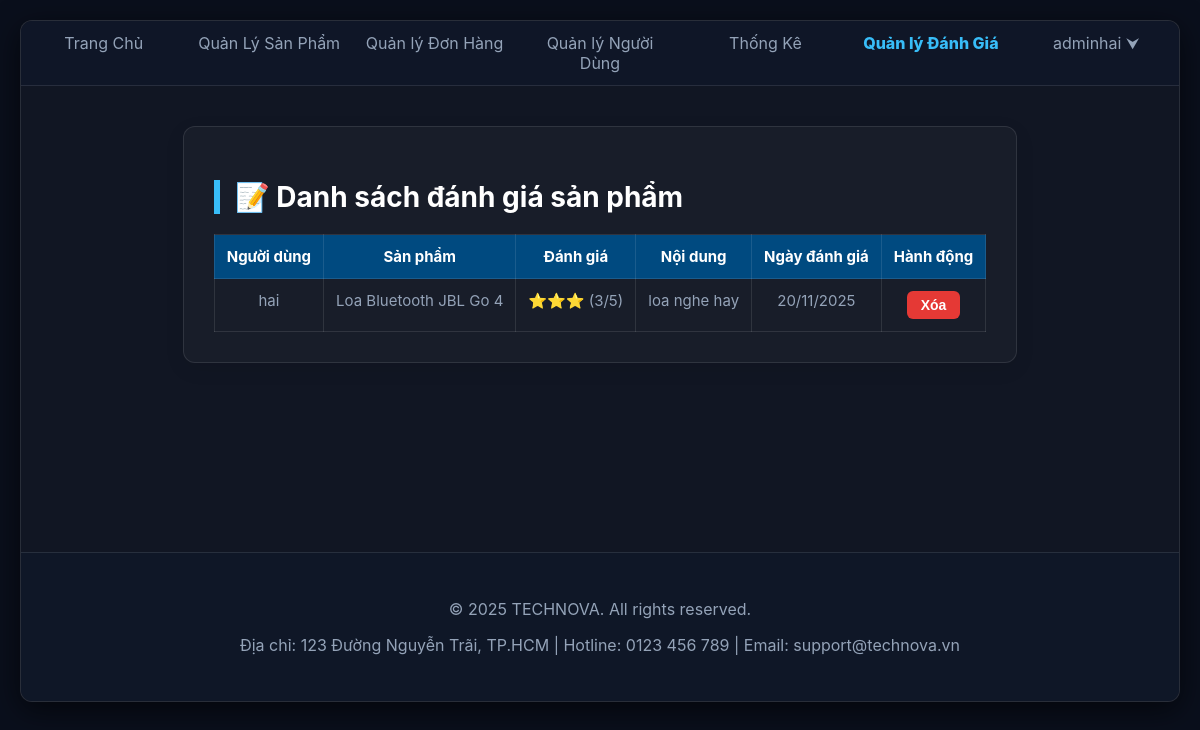
Screenshot of /WebBanHang/admin/quanlydanhgia.php (signed in) with the database file from the repository.
### tables this page shows
CREATE TABLE `danh_gia_san_pham` (
  `id_danh_gia` int(11) NOT NULL,
  `id_san_pham` int(11) NOT NULL,
  `ten_nguoi_dung` varchar(100) NOT NULL,
  `diem_danh_gia` int(11) NOT NULL CHECK (`diem_danh_gia` >= 1 and `diem_danh_gia` <= 5),
  `noi_dung_binh_luan` text DEFAULT NULL,
  `ngay_danh_gia` timestamp NOT NULL DEFAULT current_timestamp()
);

CREATE TABLE `san_pham` (
  `id_san_pham` int(11) NOT NULL,
  `ten_san_pham` varchar(255) NOT NULL,
  `loai_san_pham` varchar(100) DEFAULT NULL,
  `mo_ta` text DEFAULT NULL,
  `thong_so_ky_thuat` text DEFAULT NULL,
  `video_gioi_thieu` varchar(255) DEFAULT NULL,
  `chuong_trinh_khuyen_mai` text DEFAULT NULL,
  `bao_hanh` varchar(100) DEFAULT NULL,
  `diem_danh_gia_trung_binh` decimal(2,1) DEFAULT 0.0,
  `tong_so_luot_danh_gia` int(11) DEFAULT 0
);

### WebBanHang/admin/quanlydanhgia.php (the view, shortened to what this page needs)
<?php
$current_page = basename($_SERVER['PHP_SELF']);
$conn = new mysqli("localhost", "root", "", "webbh");
$sql = "SELECT
            dg.id_danh_gia,
            dg.id_san_pham,
            dg.ten_nguoi_dung,
            dg.diem_danh_gia,
            dg.noi_dung_binh_luan,
            dg.ngay_danh_gia,
            sp.ten_san_pham
        FROM danh_gia_san_pham dg
        JOIN san_pham sp ON dg.id_san_pham = sp.id_san_pham
        ORDER BY dg.ngay_danh_gia DESC";
$result = $conn->query($sql);
?>
<!DOCTYPE html>
<html lang="vi">
<head>
    <link rel="stylesheet" href="admin.css?v=2">
</head>
<body>
<div id="fox">
    <div id="fox-nav">
        <ul>
            <li><a href="admin.php" >Trang Chủ</a></li>
            <li><a href="quanlysanpham.php" >Quản Lý Sản Phẩm</a></li>
            <li><a href="quanlydonHang.php">Quản lý Đơn Hàng</a></li>
            <li><a href="quanlynguoidung.php">Quản lý Người Dùng</a></li>
            <li><a href="quanlythongke.php">Thống Kê</a></li>
            <li><a href="quanlydanhgia.php" class="<?= ($current_page == 'quanlydanhgia.php') ? 'active' : '' ?>" >Quản lý Đánh Giá</a></li>
            <?php if (!isset($_SESSION["user"])): ?>
            <li><a href="../Login/Login.php">Đăng nhập</a></li>
        <?php else: ?>
            <?php $username = htmlspecialchars($_SESSION["user"]["username"]); ?>
            <li class="user-dropdown">
                <a href="#" id="user-toggle"><?= $username ?> ⮟</a>
            </li>
        <?php endif; ?>
        </ul>
    </div>
    <div class="admin-container">
        <h2>📝 Danh sách đánh giá sản phẩm</h2>
        <table>
            <tr>
                <th>Người dùng</th>
                <th>Sản phẩm</th>
                <th>Đánh giá</th>
                <th>Nội dung</th>
                <th>Ngày đánh giá</th>
                <th>Hành động</th>
            </tr>
            <?php while ($row = $result->fetch_assoc()): ?>
                <tr>
                    <td><?= htmlspecialchars($row['ten_nguoi_dung']) ?></td>
                    <td><?= htmlspecialchars($row['ten_san_pham']) ?></td>
                    <td><?= str_repeat("⭐", $row['diem_danh_gia']) ?> (<?= $row['diem_danh_gia'] ?>/5)</td>
                    <td style="text-align: left;"><?= nl2br(htmlspecialchars($row['noi_dung_binh_luan'])) ?></td>
                    <td><?= date("d/m/Y", strtotime($row['ngay_danh_gia'])) ?></td>
                    <td>
                        <form method="POST" action="xoadanhgia.php" onsubmit="return confirm('Bạn có chắc muốn xóa đánh giá này?');">
                            <button type="submit" class="btn-delete">Xóa</button>
                        </form>
                    </td>
                </tr>
            <?php endwhile; ?>
        </table>
    </div>
    <div id="fox-footer">
        <p>© 2025 TECHNOVA. All rights reserved.</p>
        <p>Địa chỉ: 123 Đường Nguyễn Trãi, TP.HCM | Hotline: 0123 456 789 | Email: support@technova.vn</p>
    </div>
</div>
</body>
</html>

### WebBanHang/admin/admin.css (style rules this page uses)
:root { --bg-dark: #0a0f1c; --text-primary: #ffffff; --text-secondary: #94a3b8; --accent: #38bdf8; --accent-glow: rgba(56, 189, 248, 0.5); --glass-bg: rgba(255, 255, 255, 0.03); --glass-border: rgba(255, 255, 255, 0.1); --card-hover: rgba(255, 255, 255, 0.08); --font-main: 'Inter', sans-serif; }
body { font-family: var(--font-main); background-color: var(--bg-dark); color: var(--text-primary); margin: 20px; padding: 0; }
#fox { margin: auto; background: var(--glass-bg); border: 1px solid var(--glass-border); box-shadow: 0 8px 30px rgba(0,0,0,0.6); color: var(--text-primary); border-radius: 12px; overflow: hidden; min-height: 85vh; display: flex; flex-direction: column; }
#fox-nav { background: rgba(15, 23, 42, 0.75); backdrop-filter: blur(6px); border-bottom: 1px solid var(--glass-border); }
#fox-nav ul { list-style: none; display: flex; justify-content: center; padding: 0; margin: 0; }
#fox-nav ul li { flex: 1; text-align: center; }
#fox-nav ul li a { color: var(--text-secondary); text-decoration: none; display: inline-block; padding: 12px 10px; transition: color 0.25s ease, text-shadow 0.25s ease; }
#fox-nav ul li a.active { color: #38bdf8 ; font-weight: 800 ; }
.admin-container { max-width: 1100px; margin: 40px auto; background: linear-gradient(180deg, rgba(255,255,255,0.02), rgba(255,255,255,0.01)); border: 1px solid var(--glass-border); padding: 30px; border-radius: 12px; box-shadow: 0 10px 30px rgba(0,0,0,0.6); color: var(--text-primary); }
.admin-container h2 { font-size: 28px; color: var(--text-primary); text-align: left; margin-bottom: 20px; border-left: 6px solid var(--accent); padding-left: 15px; }
.btn-delete { background-color: rgba(229,57,53,0.12); color: #ff6b6b; border: 1px solid rgba(229,57,53,0.2); }
form button { padding: 10px 20px; background-color: var(--accent); color: var(--bg-dark); border: none; border-radius: 6px; font-weight: 700; cursor: pointer; transition: box-shadow 0.2s ease, transform 0.12s ease; }
#fox-footer { background: rgba(15, 23, 42, 0.7); color: var(--text-secondary); border-top: 1px solid var(--glass-border); padding: 30px 10px; text-align: center; margin-top: auto; }
.btn-edit, .btn-delete { display: inline-block; padding: 6px 10px; font-size: 13px; border-radius: 4px; text-decoration: none; font-weight: 700; }
.btn-delete { background-color: rgba(229,57,53,0.12); color: #ff6b6b; border: 1px solid rgba(229,57,53,0.18); }
.user-dropdown { position: relative; cursor: pointer; }

### WebBanHang/admin/quanlydanhgia.php (style rules this page uses)
.admin-container { max-width: 1100px; margin: 40px auto; padding: 30px; background: rgba(255, 255, 255, 0.03); border-radius: 12px; box-shadow: 0 6px 20px rgba(0, 0, 0, 0.08); }
h2 { color: #004a80; text-align: center; margin-bottom: 30px; }
table { width: 100%; border-collapse: collapse; font-size: 15px; }
th, td { padding: 12px; border: 1px solid var(--glass-border); vertical-align: top; text-align: center; color: #94a3b8; }
th { background: #004a80; color: white; }
.btn-delete { background: #e53935; color: white; border: none; padding: 6px 14px; font-size: 14px; border-radius: 6px; cursor: pointer; transition: background 0.3s ease; }
td form { margin: 0; }

### rows the page displays
danh_gia_san_pham: ten_nguoi_dung "hai", id_san_pham.ten_san_pham "Loa Bluetooth JBL Go 4", diem_danh_gia "⭐⭐⭐", diem_danh_gia "3", noi_dung_binh_luan "loa nghe hay", ngay_danh_gia "20/11/2025"

### other values shown
$username "adminhai"
